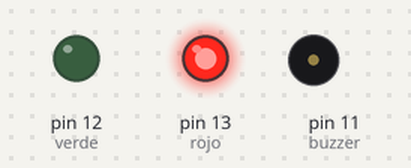
Simulated run of this sketch. Board: Arduino Uno, built with avr-gcc and run on an emulated ATmega328P. Parts: output pins drawn as LEDs (lit = HIGH), buzzer (waves = sounding, pin HIGH).

Above: at 2.5 s.
At 7.2 s:
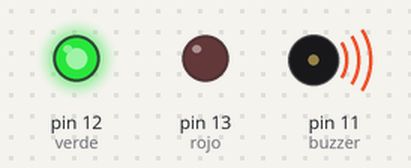
At 11.7 s:
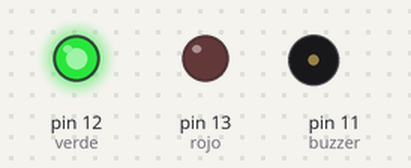
Timing chart, 0 to 15.6 s (numbered marks = the images above):
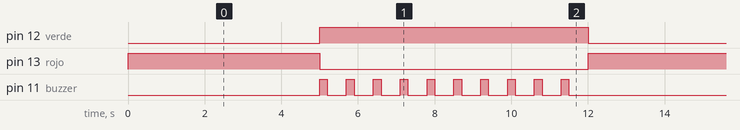

Measured:
- by itself, pin 12 (verde): alternates HIGH for 7.0 s and LOW for 5.0 s
- by itself, pin 13 (rojo): alternates HIGH for 5.0 s and LOW for 7.0 s
- by itself, pin 11 (buzzer): repeats every 12.0 s: 9 × (LOW 0.50 s, HIGH 0.20 s), LOW 5.5 s, HIGH 0.20 s

The sketch:

semaforo-peatones.ino
```cpp
/**
 * Semáforo de peatones
 */
 int rojo =13;
 int verde=12;
 int buzzer=11;

void setup() {
  pinMode(rojo, OUTPUT);
  pinMode(verde, OUTPUT);
  pinMode(buzzer, OUTPUT);
  digitalWrite(rojo, LOW);
  digitalWrite(verde, LOW);
  digitalWrite(buzzer, LOW);
}

void loop() {
  digitalWrite(rojo, HIGH);
  delay(5000);
  digitalWrite(rojo, LOW);

  digitalWrite(verde, HIGH);
  for(int i=0; i<10; i++){
    digitalWrite(buzzer, HIGH);
    delay(200);
    digitalWrite(buzzer, LOW);
    delay(500);
  }
  digitalWrite(verde, LOW);
}
```
